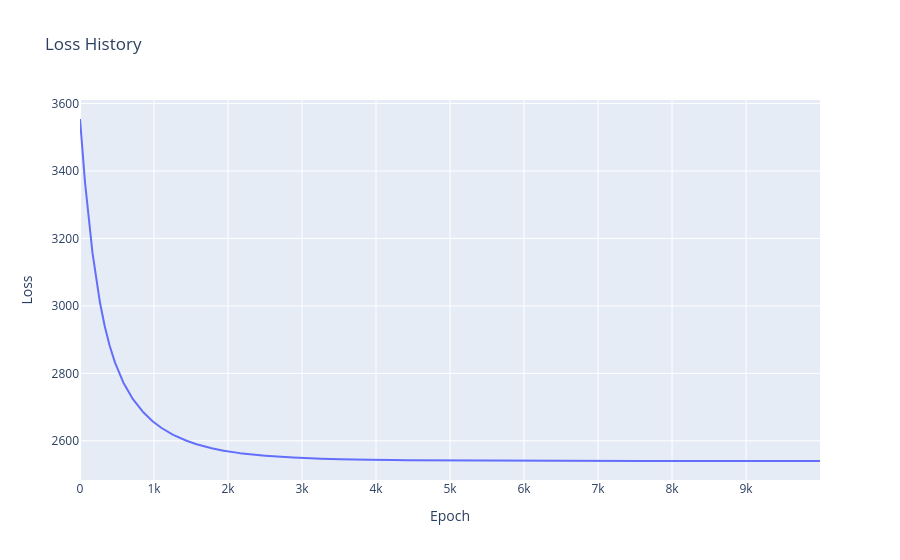

Source (notebook cell):
### Code cell
fig = go.Figure()
fig.add_trace(go.Scatter(y=lossHistory, mode='lines', name='Loss'))
fig.update_layout(title='Loss History', xaxis_title='Epoch', yaxis_title='Loss')
fig.show()

### Figure 1 — Plotly figure (JSON) as saved in the notebook; plotly's stock layout.template omitted (floating-point values rounded to 4 significant figures; data arrays with more than 128 entries replaced by an {"elided": "..."} marker saying what was removed)
{"data": [{"mode": "lines", "name": "Loss", "type": "scatter", "y": {"elided": "10000 float values"}}], "layout": {"title": {"text": "Loss History"}, "xaxis": {"title": {"text": "Epoch"}}, "yaxis": {"title": {"text": "Loss"}}}}
